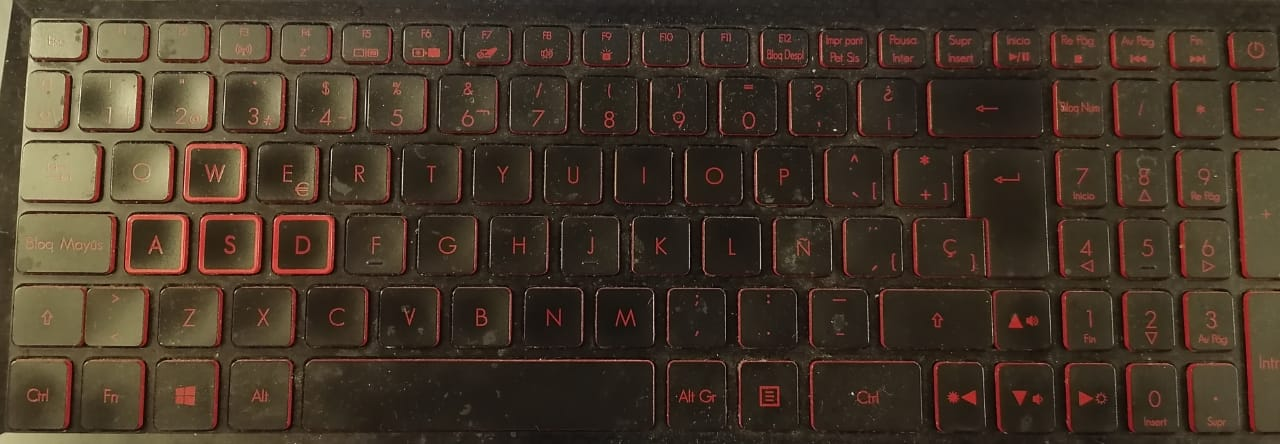
#> input picture vision_python_repos/keyboard_detection/WhatsApp Image 2021-10-05 at 2.49.29 PM.jpeg, 1280 x 444 px
$ python 'Keyboard test.py'
#> lines starting #> are read from the running program, lines starting #| are printed output that depends on the picture; after the words box and inside, x2 and y2 are one past the last pixel; in counts of white or black regions, pixels touching at a corner belong together


import cv2
import numpy as np

def rotate_image(image, angle):
    # Grab the dimensions of the image and then determine the center
    (h, w) = image.shape[:2]
    (cX, cY) = (w / 2, h / 2)

    # grab the rotation matrix (applying the negative of the
    # angle to rotate clockwise), then grab the sine and cosine
    # (i.e., the rotation components of the matrix)
    M = cv2.getRotationMatrix2D((cX, cY), -angle, 1.0)
    cos = np.abs(M[0, 0])
    sin = np.abs(M[0, 1])

    # Compute the new bounding dimensions of the image
    nW = int((h * sin) + (w * cos))
    nH = int((h * cos) + (w * sin))

    # Adjust the rotation matrix to take into account translation
    M[0, 2] += (nW / 2) - cX
    M[1, 2] += (nH / 2) - cY

    # Perform the actual rotation and return the image
    return cv2.warpAffine(image, M, (nW, nH))

def order_points_clockwise(pts):
    # sort the points based on their x-coordinates
    xSorted = pts[np.argsort(pts[:, 0]), :]

    # grab the left-most and right-most points from the sorted
    # x-roodinate points
    leftMost = xSorted[:2, :]
    rightMost = xSorted[2:, :]

    # now, sort the left-most coordinates according to their
    # y-coordinates so we can grab the top-left and bottom-left
    # points, respectively
    leftMost = leftMost[np.argsort(leftMost[:, 1]), :]
    (tl, bl) = leftMost

    # now, sort the right-most coordinates according to their
    # y-coordinates so we can grab the top-right and bottom-right
    # points, respectively
    rightMost = rightMost[np.argsort(rightMost[:, 1]), :]
    (tr, br) = rightMost

    # return the coordinates in top-left, top-right,
    # bottom-right, and bottom-left order
    return np.array([tl, tr, br, bl], dtype="int32")

def perspective_transform(image, corners):
    def order_corner_points(corners):
        # Separate corners into individual points
        # Index 0 - top-right
        #       1 - top-left
        #       2 - bottom-left
        #       3 - bottom-right
        corners = [(corner[0][0], corner[0][1]) for corner in corners]
        top_r, top_l, bottom_l, bottom_r = corners[0], corners[1], corners[2], corners[3]
        return (top_l, top_r, bottom_r, bottom_l)

    # Order points in clockwise order
    ordered_corners = order_corner_points(corners)
    top_l, top_r, bottom_r, bottom_l = ordered_corners

    # Determine width of new image which is the max distance between
    # (bottom right and bottom left) or (top right and top left) x-coordinates
    width_A = np.sqrt(((bottom_r[0] - bottom_l[0]) ** 2) + ((bottom_r[1] - bottom_l[1]) ** 2))
    width_B = np.sqrt(((top_r[0] - top_l[0]) ** 2) + ((top_r[1] - top_l[1]) ** 2))
    width = max(int(width_A), int(width_B))

    # Determine height of new image which is the max distance between
    # (top right and bottom right) or (top left and bottom left) y-coordinates
    height_A = np.sqrt(((top_r[0] - bottom_r[0]) ** 2) + ((top_r[1] - bottom_r[1]) ** 2))
    height_B = np.sqrt(((top_l[0] - bottom_l[0]) ** 2) + ((top_l[1] - bottom_l[1]) ** 2))
    height = max(int(height_A), int(height_B))

    # Construct new points to obtain top-down view of image in
    # top_r, top_l, bottom_l, bottom_r order
    dimensions = np.array([[0, 0], [width - 1, 0], [width - 1, height - 1],
                    [0, height - 1]], dtype = "float32")

    # Convert to Numpy format
    ordered_corners = np.array(ordered_corners, dtype="float32")

    # Find perspective transform matrix
    matrix = cv2.getPerspectiveTransform(ordered_corners, dimensions)

    # Return the transformed image
    return cv2.warpPerspective(image, matrix, (width, height))

image = cv2.imread("WhatsApp Image 2021-10-05 at 2.49.29 PM.jpeg")
#> image is the input picture: shape (444, 1280, 3); mean B, G, R 40.1, 54.7, 69.8
original = image.copy()
gray = cv2.cvtColor(image, cv2.COLOR_BGR2GRAY)
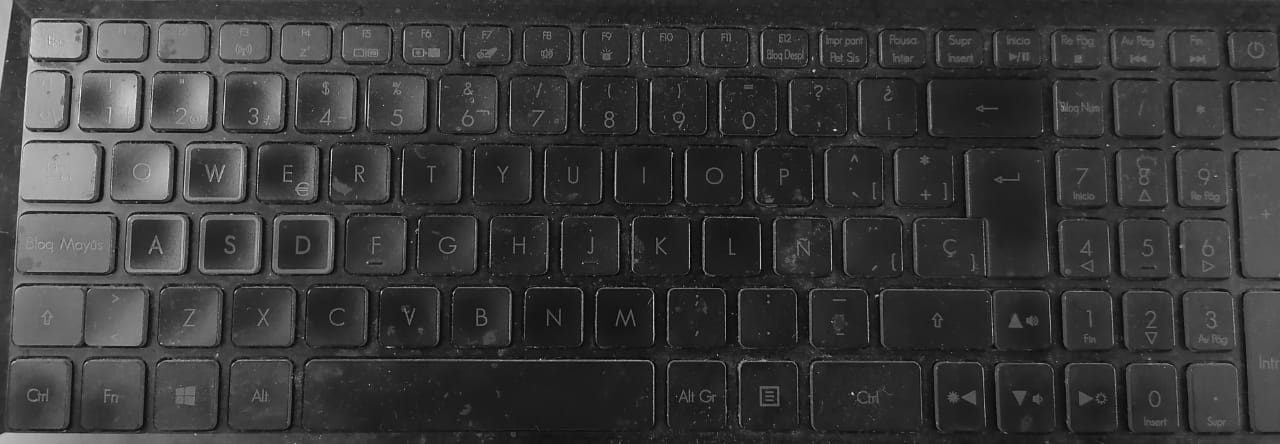
#> gray: shape (444, 1280); min 1, max 237, mean 57.6
canny = cv2.Canny(gray, 120, 255, 1)
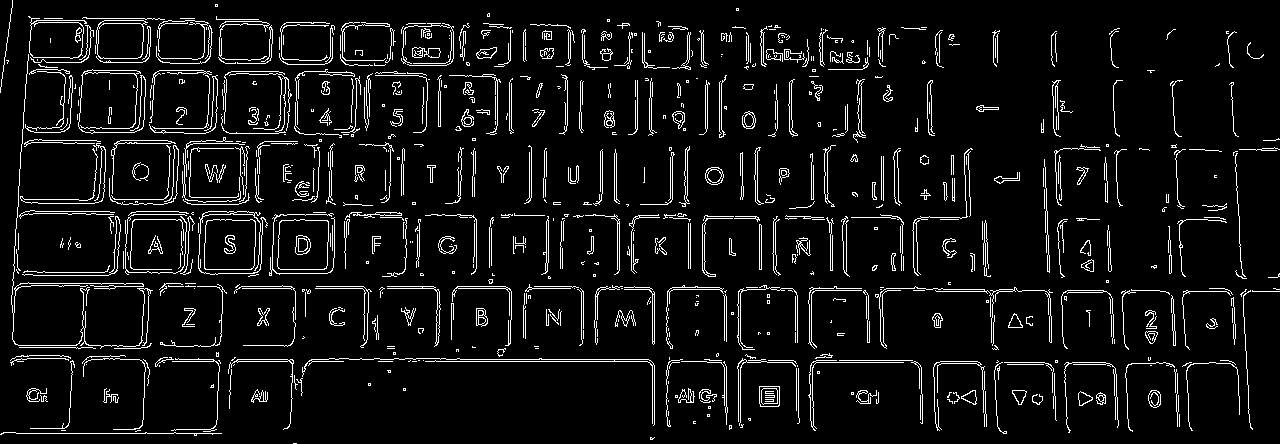
#> canny: shape (444, 1280); 6.7% white in thin lines or dots

corners = cv2.goodFeaturesToTrack(canny,4,0.5,50)
#> corners = [[318, 147], [71, 76], [626, 325], [480, 313]]

c_list = []
for corner in corners:
    x,y = corner.ravel()
    c_list.append([int(x), int(y)])
    cv2.circle(image,(x,y),5,(36,255,12),-1)
#> this loop made 4 passes
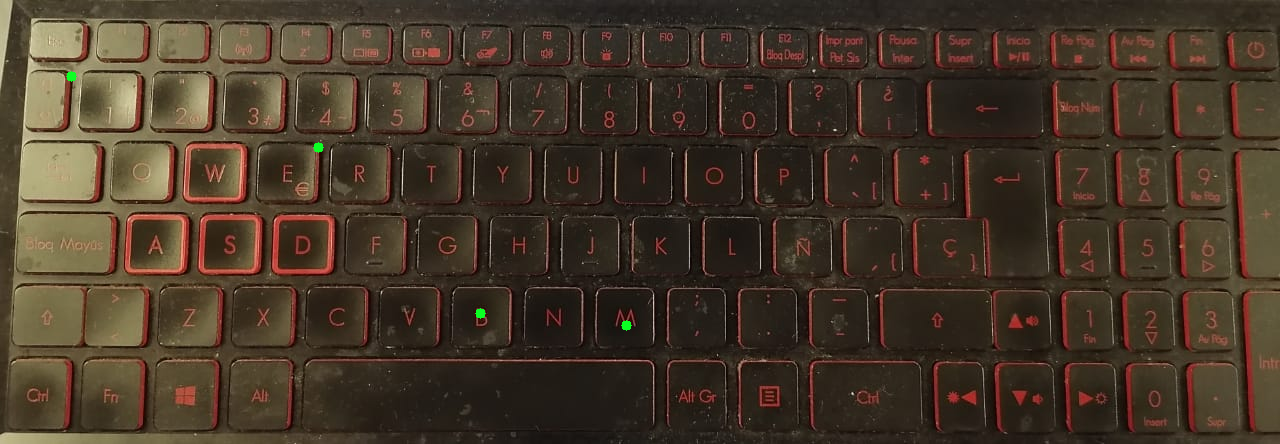
#> image: shape (444, 1280, 3); 0.06% of pixels changed, all inside (x1, y1, x2, y2) = (66, 71, 632, 331)
#> after the loop, c_list = [[318, 147], [71, 76], [626, 325], [480, 313]]

corner_points = np.array([c_list[0], c_list[1], c_list[2], c_list[3]])
#> corner_points = [[318, 147], [71, 76], [626, 325], [480, 313]]
ordered_corner_points = order_points_clockwise(corner_points)
#> in order_points_clockwise, `xSorted = pts[np.argsort(pts[:, 0]), :]`: xSorted = [[71, 76], [318, 147], [480, 313], [626, 325]]
#> in order_points_clockwise, `leftMost = xSorted[:2, :]`: leftMost = [[71, 76], [318, 147]]
#> in order_points_clockwise, `rightMost = xSorted[2:, :]`: rightMost = [[480, 313], [626, 325]]
#> in order_points_clockwise, `(tl, bl) = leftMost`: tl = [71, 76]; bl = [318, 147]
#> in order_points_clockwise, `(tr, br) = rightMost`: tr = [480, 313]; br = [626, 325]
#> ordered_corner_points = [[71, 76], [480, 313], [626, 325], [318, 147]]
mask = np.zeros(image.shape, dtype=np.uint8)
cv2.fillPoly(mask, [ordered_corner_points], (255,255,255))
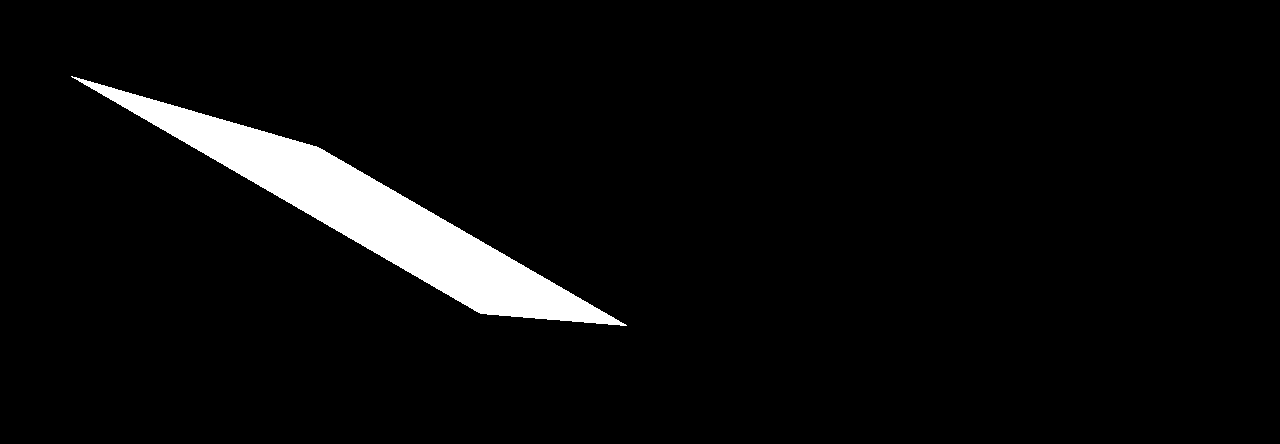
#> mask: shape (444, 1280, 3); 4.7% white; 1 white region, box (x1, y1, x2, y2) and area: (71, 76, 627, 326) 26453

mask = cv2.cvtColor(mask, cv2.COLOR_BGR2GRAY)
#> mask: shape (444, 1280); 4.7% white; 1 white region
cnts = cv2.findContours(mask, cv2.RETR_EXTERNAL, cv2.CHAIN_APPROX_SIMPLE)
#> cnts = 1 contour; box (x1, y1, x2, y2) and area: (71, 76, 627, 326) 25897
cnts = cnts[0] if len(cnts) == 2 else cnts[1]

for c in cnts:
    peri = cv2.arcLength(c, True)
    approx = cv2.approxPolyDP(c, 0.015 * peri, True)
    if len(approx) == 4:
        transformed = perspective_transform(original, approx)
#> this loop made 1 pass
#> (peri, ordered_corners in perspective_transform, width_A in perspective_transform, width_B in perspective_transform, width in perspective_transform, height_A in perspective_transform, height_B in perspective_transform, height in perspective_transform) on pass 1: (1316.3, [[480, 313], [71, 76], [316, 146], [626, 325]], 358, 472.7, 472, 254.8, 146.5, 254)
#> pass 1, `transformed = perspective_transform(original, approx)`:
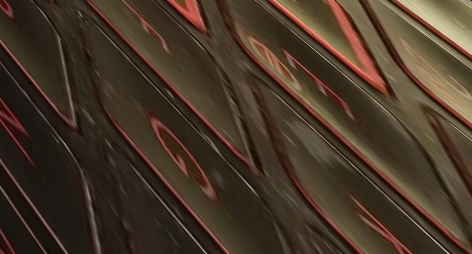
#> transformed: shape (254, 472, 3); mean B, G, R 39.8, 54.8, 70.9

result = rotate_image(transformed, -90)
#> in rotate_image, `M = cv2.getRotationMatrix2D((cX, cY), -angle, 1.0)`: M = [[6.12e-17, 1, 109], [-1, 6.12e-17, 363]]
#> in rotate_image, `cos = np.abs(M[0, 0])`: cos = 6.12e-17
#> in rotate_image, `sin = np.abs(M[0, 1])`: sin = 1
#> in rotate_image, `nW = int((h * sin) + (w * cos))`: nW = 254
#> in rotate_image, `nH = int((h * cos) + (w * sin))`: nH = 472
#> in rotate_image, `return cv2.warpAffine(image, M, (nW, nH))`:
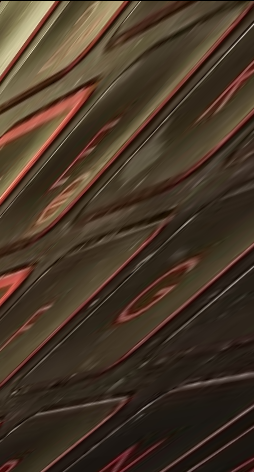
#> returned value: shape (472, 254, 3); mean of channels 0, 1, 2 39.7, 54.8, 70.9; drawn as B, G, R

cv2.imshow('canny', canny)
cv2.imshow('image', image)
cv2.imshow('mask', mask)
cv2.imshow('transformed', transformed)
cv2.imshow('result', result)
cv2.waitKey()
cv2.imshow('image', image)
cv2.waitKey(0)
cv2.destroyAllWindows()
